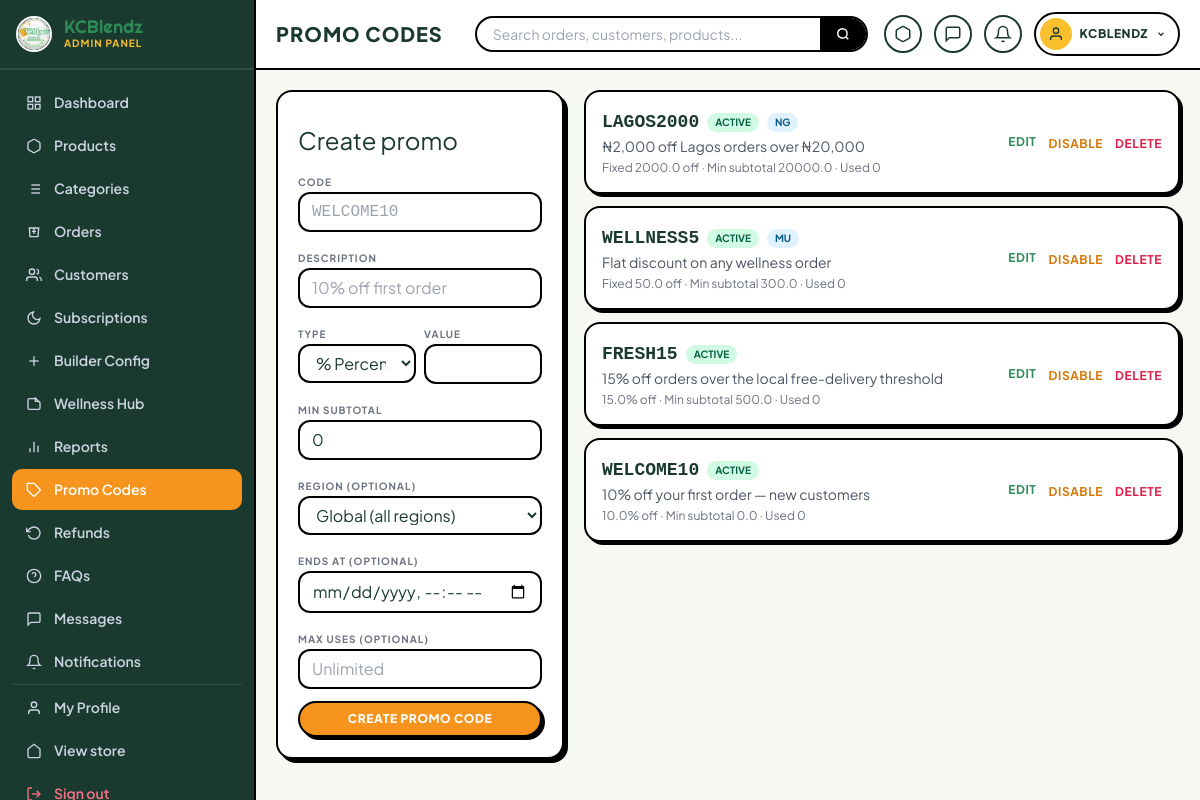
/admin/promo (signed in), run on the app's committed database.
### tables this page shows
CREATE TABLE users (
    id INTEGER PRIMARY KEY AUTOINCREMENT,
    email TEXT UNIQUE NOT NULL,
    password_hash TEXT NOT NULL,
    full_name TEXT NOT NULL,
    phone TEXT,
    role TEXT NOT NULL DEFAULT 'customer',  -- customer | admin
    status TEXT NOT NULL DEFAULT 'active',  -- active | suspended | deleted
    region TEXT,                            -- preferred region NG / MU / GL
    created_at TEXT NOT NULL DEFAULT (datetime('now')),
    last_login_at TEXT
, avatar_url TEXT, mfa_secret TEXT, mfa_enabled INTEGER NOT NULL DEFAULT 0, login_attempts INTEGER NOT NULL DEFAULT 0, locked_until TEXT);

CREATE TABLE promo_codes (
    id INTEGER PRIMARY KEY AUTOINCREMENT,
    code TEXT UNIQUE NOT NULL,
    description TEXT,
    discount_type TEXT NOT NULL DEFAULT 'percent',   -- percent | fixed
    discount_value REAL NOT NULL,                    -- 10 = 10%  OR  500 = 500 in region's currency
    min_subtotal REAL NOT NULL DEFAULT 0,
    region TEXT,                                     -- NULL = global
    starts_at TEXT,
    ends_at TEXT,
    max_uses INTEGER,                                -- NULL = unlimited
    used_count INTEGER NOT NULL DEFAULT 0,
    is_active INTEGER NOT NULL DEFAULT 1,
    created_at TEXT NOT NULL DEFAULT (datetime('now'))
);

### app.py (the view, shortened to what this page needs)
@app.route("/admin/promo", methods=["GET", "POST"])
@admin_required
def admin_promo():
    db = get_db()
    promos = db.execute("SELECT * FROM promo_codes ORDER BY id DESC").fetchall()
    return render_template("admin/promo.html", promos=promos)

### app.py (called while the page is built)
def get_db():
    if "db" not in g:
        g.db = sqlite3.connect(DB_PATH, timeout=15)
        g.db.row_factory = sqlite3.Row
        g.db.execute("PRAGMA foreign_keys = ON")
        g.db.execute("PRAGMA journal_mode = WAL")
        g.db.execute("PRAGMA synchronous = NORMAL")
        g.db.execute("PRAGMA cache_size = -16000")
        g.db.execute("PRAGMA temp_store = MEMORY")
    return g.db

@app.after_request
def _cache_static(resp):
    if request.path.startswith("/static/"):
        resp.headers["Cache-Control"] = "public, max-age=2592000"
    return resp

def current_user():
    uid = session.get("uid")
    if not uid:
        return None
    row = get_db().execute("SELECT * FROM users WHERE id=? AND status='active'", (uid,)).fetchone()
    return row

def admin_required(view):
    @wraps(view)
    def wrapper(*args, **kwargs):
        u = current_user()
        if not u or u["role"] != "admin":
            abort(403)
        return view(*args, **kwargs)
    return wrapper

def admin_unread_counts():
    db = get_db()
    u = current_user()
    if not u:
        return {"notifs": 0, "messages": 0, "orders_pending": 0}
    return {
        "notifs": db.execute("""SELECT COUNT(*) c FROM notifications
            WHERE audience='admin' AND user_id=? AND is_read=0""", (u["id"],)).fetchone()["c"],
        "messages": db.execute("""SELECT COUNT(*) c FROM contact_messages
            WHERE is_handled=0""").fetchone()["c"],
        "orders_pending": db.execute("""SELECT COUNT(*) c FROM orders
            WHERE order_status='pending'""").fetchone()["c"],
    }

def csrf_token():
    if "_csrf" not in session:
        session["_csrf"] = secrets.token_urlsafe(32)
    return session["_csrf"]

@app.before_request
def enforce_csrf():
    if request.method in ("POST", "PUT", "PATCH", "DELETE"):
        if request.path.startswith("/api/"):
            return  # api uses JSON + session
        if not check_csrf():
            abort(400, "Invalid CSRF token")

@app.after_request
def security_headers(response):
    response.headers["X-Content-Type-Options"] = "nosniff"
    response.headers["X-Frame-Options"] = "DENY"
    response.headers["Referrer-Policy"] = "strict-origin-when-cross-origin"
    response.headers["Permissions-Policy"] = "camera=(), microphone=(), geolocation=()"
    return response

### templates/admin/promo.html (shortened to what this page needs)
{% extends "admin/_layout.html" %}
{% set active = 'promo' %}
{% block page_title %}Promo Codes{% endblock %}
{% block admin_body %}
<div class="grid lg:grid-cols-3 gap-5">
  <form method="post" class="bg-white border-2 border-black rounded-2xl p-5 shadow-[4px_4px_0_#000] space-y-3 lg:col-span-1">
    <h2 class="font-display text-2xl">Create promo</h2>
    <label class="block">
      <span class="text-[10px] uppercase tracking-widest font-bold text-gray-500">Code</span>
      <input name="code" required placeholder="WELCOME10" class="w-full border-2 border-black rounded-xl px-3 py-1.5 font-mono uppercase">
    </label>
    <label class="block">
      <span class="text-[10px] uppercase tracking-widest font-bold text-gray-500">Description</span>
      <input name="description" placeholder="10% off first order" class="w-full border-2 border-black rounded-xl px-3 py-1.5">
    </label>
    <div class="grid grid-cols-2 gap-2">
      <label>
        <span class="text-[10px] uppercase tracking-widest font-bold text-gray-500">Type</span>
        <select name="discount_type" class="w-full border-2 border-black rounded-xl px-3 py-1.5 bg-white">
          <option value="percent">% Percent</option>
        </select>
      </label>
      <label>
        <span class="text-[10px] uppercase tracking-widest font-bold text-gray-500">Value</span>
        <input name="discount_value" type="number" step="0.01" required class="w-full border-2 border-black rounded-xl px-3 py-1.5">
      </label>
    </div>
    <label class="block">
      <span class="text-[10px] uppercase tracking-widest font-bold text-gray-500">Min subtotal</span>
      <input name="min_subtotal" type="number" step="0.01" value="0" class="w-full border-2 border-black rounded-xl px-3 py-1.5">
    </label>
    <label class="block">
      <span class="text-[10px] uppercase tracking-widest font-bold text-gray-500">Region (optional)</span>
      <select name="region" class="w-full border-2 border-black rounded-xl px-3 py-1.5 bg-white">
        <option value="">Global (all regions)</option>
      </select>
    </label>
    <label class="block">
      <span class="text-[10px] uppercase tracking-widest font-bold text-gray-500">Ends at (optional)</span>
      <input name="ends_at" type="datetime-local" class="w-full border-2 border-black rounded-xl px-3 py-1.5">
    </label>
    <label class="block">
      <span class="text-[10px] uppercase tracking-widest font-bold text-gray-500">Max uses (optional)</span>
      <input name="max_uses" type="number" placeholder="Unlimited" class="w-full border-2 border-black rounded-xl px-3 py-1.5">
    </label>
    <button class="w-full bg-[var(--kc-orange)] text-white border-2 border-black rounded-full py-2 font-extrabold uppercase tracking-wider text-xs shadow-[3px_3px_0_#000]">Create promo code</button>
  </form>
  <div class="lg:col-span-2 space-y-3">
    {% for p in promos %}
    <div class="bg-white border-2 border-black rounded-2xl p-4 shadow-[3px_3px_0_#000]">
      <div class="flex items-center justify-between gap-4">
        <div class="min-w-0">
          <div class="flex items-center gap-2">
            <code class="font-extrabold text-lg">{{ p['code'] }}</code>
            {% if p['is_active'] %}
              <span class="text-[10px] uppercase font-bold bg-emerald-100 text-emerald-800 px-2 py-0.5 rounded-full">Active</span>
            {% else %}
              <span class="text-[10px] uppercase font-bold bg-gray-200 text-gray-700 px-2 py-0.5 rounded-full">Off</span>
            {% endif %}
            {% if p['region'] %}<span class="text-[10px] uppercase font-bold bg-sky-100 text-sky-800 px-2 py-0.5 rounded-full">{{ p['region'] }}</span>{% endif %}
          </div>
          <p class="text-sm text-gray-600 truncate">{{ p['description'] or '—' }}</p>
          <p class="text-xs text-gray-500 mt-1">
            {% if p['discount_type'] == 'percent' %}{{ p['discount_value'] }}% off{% else %}Fixed {{ p['discount_value'] }} off{% endif %}
            · Min subtotal {{ p['min_subtotal'] }}
            · Used {{ p['used_count'] }}{% if p['max_uses'] %}/{{ p['max_uses'] }}{% endif %}
          </p>
        </div>
        <div class="shrink-0 flex items-center gap-3">
          <button type="button" onclick="this.closest('.bg-white').querySelector('[data-edit]').classList.toggle('hidden')"
                  class="text-[var(--kc-green)] hover:underline text-xs font-bold uppercase tracking-wider">Edit</button>
          <form method="post" action="{{ url_for('admin_promo_toggle', pid=p['id']) }}" class="inline">
            <button class="text-amber-600 hover:underline text-xs font-bold uppercase tracking-wider">{{ 'Disable' if p['is_active'] else 'Enable' }}</button>
          </form>
          <form method="post" action="{{ url_for('admin_promo_delete', pid=p['id']) }}" class="inline"
                data-confirm="Delete promo code {{ p['code']|e }}? Past redemptions stay recorded."
                data-confirm-title="Delete promo?" data-confirm-label="Delete">
            <button class="text-rose-600 hover:underline text-xs font-bold uppercase tracking-wider">Delete</button>
          </form>
        </div>
      </div>
    </div>
    {% else %}
      <p class="text-gray-500 italic">No promo codes yet. Create the first one →</p>
    {% endfor %}
  </div>
</div>
{% endblock %}

### templates/admin/_layout.html (shortened to what this page needs)
{% extends "base.html" %}
{% set hide_chrome = True %}
{% set au = admin_unread() %}
{% set u  = current_user() %}
{% block content %}
<div class="flex flex-col lg:flex-row min-h-screen bg-[var(--bg)]">
  {% include 'admin/_sidebar.html' %}
  <div class="flex-1 min-w-0">
    <header class="bg-white border-b-2 border-black sticky top-0 z-30">
      <div class="px-5 py-3 flex items-center gap-4">
        <h1 class="text-lg md:text-xl font-extrabold uppercase tracking-wider shrink-0">{% block page_title %}{% endblock %}</h1>
        <form action="{{ url_for('admin_orders') }}" method="get" class="hidden md:flex flex-1 max-w-md ml-4">
          <div class="flex w-full border-2 border-black rounded-full overflow-hidden bg-white">
            <input type="search" name="q" placeholder="Search orders, customers, products..."
                   class="flex-1 px-4 py-1.5 outline-none text-sm bg-transparent">
            <button type="submit" class="bg-black text-white px-4 text-xs font-extrabold tracking-wider" aria-label="Search">
              <svg width="14" height="14" viewBox="0 0 24 24" fill="none" stroke="currentColor" stroke-width="2.5"><circle cx="11" cy="11" r="8"/><line x1="21" y1="21" x2="16.65" y2="16.65"/></svg>
            </button>
          </div>
        </form>
        <div class="flex items-center gap-3 ml-auto">
          <a href="{{ url_for('admin_orders') }}?status=pending" class="icon-btn relative" aria-label="Pending orders" title="Pending orders">
            <svg width="18" height="18" viewBox="0 0 24 24" fill="none" stroke="currentColor" stroke-width="2"><path d="M21 16V8a2 2 0 0 0-1-1.73l-7-4a2 2 0 0 0-2 0l-7 4A2 2 0 0 0 3 8v8a2 2 0 0 0 1 1.73l7 4a2 2 0 0 0 2 0l7-4A2 2 0 0 0 21 16z"/></svg>
          </a>
          <a href="{{ url_for('admin_messages') }}" class="icon-btn relative" aria-label="Customer messages" title="Customer messages">
            <svg width="18" height="18" viewBox="0 0 24 24" fill="none" stroke="currentColor" stroke-width="2"><path d="M21 15a2 2 0 0 1-2 2H7l-4 4V5a2 2 0 0 1 2-2h14a2 2 0 0 1 2 2z"/></svg>
          </a>
          <a href="{{ url_for('admin_notifications') }}" class="icon-btn relative" aria-label="Notifications" title="Notifications">
            <svg width="18" height="18" viewBox="0 0 24 24" fill="none" stroke="currentColor" stroke-width="2"><path d="M18 8A6 6 0 0 0 6 8c0 7-3 9-3 9h18s-3-2-3-9"/><path d="M13.73 21a2 2 0 0 1-3.46 0"/></svg>
          </a>
          <div class="relative">
            <button class="flex items-center gap-2 border-2 border-black rounded-full p-1 pr-3 hover:bg-[var(--kc-yellow)]/30 transition"
                    onclick="this.nextElementSibling.classList.toggle('hidden')">
              <span class="w-8 h-8 rounded-full overflow-hidden inline-flex items-center justify-center bg-[var(--kc-yellow)]">
                {% if u and u['avatar_url'] %}
                  <img src="{{ u['avatar_url'] }}" alt="" class="w-full h-full object-cover">
                {% else %}
                  <svg width="16" height="16" viewBox="0 0 24 24" fill="none" stroke="currentColor" stroke-width="2"><path d="M20 21v-2a4 4 0 0 0-4-4H8a4 4 0 0 0-4 4v2"/><circle cx="12" cy="7" r="4"/></svg>
                {% endif %}
              </span>
              <span class="hidden md:inline text-xs font-extrabold uppercase tracking-wider">{{ (u['full_name'].split(' ')[0] if u and u['full_name'] else 'Admin') }}</span>
              <svg width="10" height="10" viewBox="0 0 24 24" fill="none" stroke="currentColor" stroke-width="3"><polyline points="6 9 12 15 18 9"/></svg>
            </button>
          </div>
        </div>
      </div>
    </header>
    <main class="p-5">
      {% block admin_body %}{% endblock %}
    </main>
  </div>
</div>
{% endblock %}

### templates/base.html (style rules this page uses)
:root { --kc-green: #2E8B57; --kc-green-deep: #1F6E43; --kc-green-soft: #6FB78F; --kc-orange: #F7941D; --kc-orange-deep: #D97706; --kc-yellow: #FBC02D; --kc-cream: #FFF8E7; --kc-bg: #F5F9F2; --kc-dark: #1B3A2F; --kc-ink: #0F2A21; --fuchsia: var(--kc-orange); --lime: var(--kc-yellow); --sky: var(--kc-green); --purple: var(--kc-green-deep); --orange: var(--kc-orange); --yellow: var(--kc-yellow); --bg: var(--kc-bg); --dark: var(--kc-dark); }
html, body { background: var(--kc-bg); }
body { font-family: 'Plus Jakarta Sans', sans-serif; color: var(--kc-dark); overflow-x: hidden; -webkit-font-smoothing: antialiased; }
.icon-btn { width: 36px; height: 36px; border-radius: 999px; border: 2px solid var(--kc-dark); background: #fff; display: inline-flex; align-items: center; justify-content: center; transition: background .15s, transform .15s; color: var(--kc-dark); }
.icon-btn { width:38px; height:38px; display:inline-flex; align-items:center; justify-content:center; border-radius:9999px; border:2px solid var(--kc-dark); background:#fff; color: var(--kc-dark); transition:all .15s; }
input[type=number] { -moz-appearance: textfield; }

### data on the page
users: full_name "KCBLENDZ"
promo_codes: code "LAGOS2000", shows "ACTIVE", region "NG", description "₦2,000 off Lagos orders over ₦20,000", discount_value "2000.0", min_subtotal "20000.0", used_count "0", is_active "DISABLE"
promo_codes: code "WELLNESS5", shows "ACTIVE", region "MU", description "Flat discount on any wellness order", discount_value "50.0", min_subtotal "300.0", used_count "0", is_active "DISABLE"
promo_codes: code "FRESH15", shows "ACTIVE", description "15% off orders over the local free-delivery threshold", discount_value "15.0", min_subtotal "500.0", used_count "0", is_active "DISABLE"
promo_codes: code "WELCOME10", shows "ACTIVE", description "10% off your first order — new customers", discount_value "10.0", min_subtotal "0.0", used_count "0", is_active "DISABLE"
